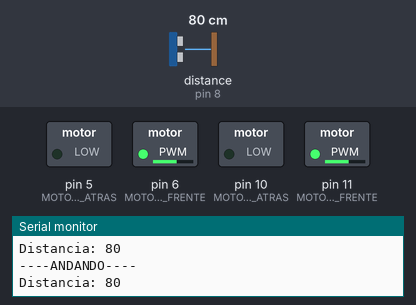
A sketch run on a simulated Arduino Uno, built with avr-gcc and run on an emulated ATmega328P. Parts: switched loads named in the sketch (green lamp = pin HIGH), the last lines printed to the serial monitor. Wiring (inferred from the names in the program): ultrasonic range finder: trigger pin 9; echo pin 8. The test bench sets the inputs (shaded band); at power-on: distance to the obstacle (sensor on pin 8) 80 cm. The echo pulse lasts 58.3 µs per cm; pins used as bus, display or sensor lines are not drawn.

Above: at 1.6 s.
1.7 s: distance to the obstacle (sensor on pin 8) set to 46 cm
3.2 s: distance to the obstacle (sensor on pin 8) set to 37 cm
At 4.1 s:
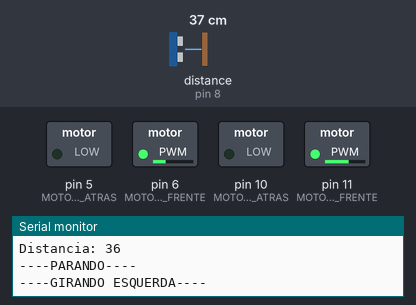
6.2 s: distance to the obstacle (sensor on pin 8) set to 120 cm
9.2 s: distance to the obstacle (sensor on pin 8) set to 2 cm
At 9.64 s:
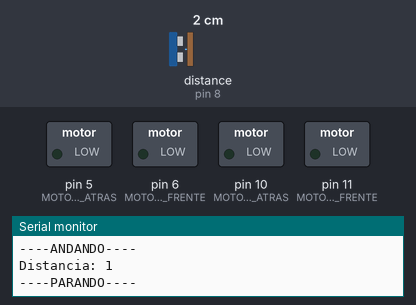
12.2 s: distance to the obstacle (sensor on pin 8) set to 153 cm
Timing chart, 0 to 15.2 s (numbered marks = the images above; inputs shaded):
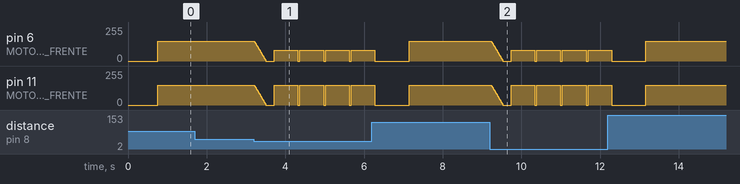

The sketch:

walle_da_peste_cod.ino
```cpp
// MOTORES DO ARDUINO
#define MOTOR_1_PWM_FRENTE 6
#define MOTOR_1_PWM_ATRAS 5

#define MOTOR_2_PWM_FRENTE 11
#define MOTOR_2_PWM_ATRAS 10

// SENSOR ULTRASONICO FRENTE
#define PINO_ECHO 8
#define PINO_TRIG  9

// VARIÁVEIS DE CONFIGURAÇÃO
#define VELOCIDADE_MAX 150
#define DISTANCIA_LIM 40
#define VELOCIDADE_DE_CURVA 150
#define VELOCIDADE_DE_DIFERENCIAL 80

int velocidade_atual = 0;

// FUNÇÃO BÁSICA DE SENSOR ULTRASONICO (AQUELE SENSORZINHO QUE PARECE UMA CAIXA DE SOM)
long ler_distancia_ultrasonica(int triggerPin, int echoPin){
  pinMode(triggerPin, OUTPUT);
  digitalWrite(triggerPin, LOW);
  delayMicroseconds(2);
  digitalWrite(triggerPin, HIGH);
  delayMicroseconds(10);
  digitalWrite(triggerPin, LOW);
  pinMode(echoPin, INPUT);

  long duracao = pulseIn(echoPin, HIGH, 20000);
  if (duracao == 0) return 999 / 0.01723; // Evita leituras falsas de zero (fora de alcance)
  return duracao;
}

// COLOCANDO O MOTOR PARA ANDAR A FRENTE
void andar_a_frente()
{
  // Garante que os pinos de marcha ré estão totalmente desligados
  analogWrite(MOTOR_1_PWM_ATRAS, 0);
  analogWrite(MOTOR_2_PWM_ATRAS, 0);

  // Acelera gradualmente a partir da velocidade atual real
  if (velocidade_atual < VELOCIDADE_MAX) {
    for(int i = velocidade_atual; i <= VELOCIDADE_MAX; i++)
    {
      velocidade_atual = i;
      analogWrite(MOTOR_1_PWM_FRENTE, velocidade_atual);
      analogWrite(MOTOR_2_PWM_FRENTE, velocidade_atual);
      delay(5);
    }
  }
}

void curva_a_esquerda()
{
  analogWrite(MOTOR_1_PWM_ATRAS, 0);
  analogWrite(MOTOR_2_PWM_ATRAS, 0);

  // Define os motores para a curva
  analogWrite(MOTOR_1_PWM_FRENTE, VELOCIDADE_DE_CURVA);
  analogWrite(MOTOR_2_PWM_FRENTE, VELOCIDADE_DE_DIFERENCIAL);

  // Sincroniza a variável com a maior velocidade aplicada nos motores
  velocidade_atual = VELOCIDADE_DE_CURVA;
}

void curva_a_direita()
{
  analogWrite(MOTOR_1_PWM_ATRAS, 0);
  analogWrite(MOTOR_2_PWM_ATRAS, 0);

  // Define os motores para a curva
  analogWrite(MOTOR_1_PWM_FRENTE, VELOCIDADE_DE_DIFERENCIAL);
  analogWrite(MOTOR_2_PWM_FRENTE, VELOCIDADE_DE_CURVA);

  // Sincroniza a variável com a maior velocidade aplicada nos motores
  velocidade_atual = VELOCIDADE_DE_CURVA;
}

void parar()
{
  // Vai diminuindo a velocidade até zero gradualmente
  for(int i = velocidade_atual; i >= 0; i -= 5)
  {
    velocidade_atual = i;
    analogWrite(MOTOR_1_PWM_FRENTE, velocidade_atual);
    analogWrite(MOTOR_2_PWM_FRENTE, velocidade_atual);
    delay(10);
  }

  // Força ambos os pinos de ambos os motores a ficarem em ZERO (Freio)
  analogWrite(MOTOR_1_PWM_FRENTE, 0);
  analogWrite(MOTOR_1_PWM_ATRAS, 0);
  analogWrite(MOTOR_2_PWM_FRENTE, 0);
  analogWrite(MOTOR_2_PWM_ATRAS, 0);
  velocidade_atual = 0;
}

void setup() {
  Serial.begin(9600);

  // Configura os pinos dos motores como saídas
  pinMode(MOTOR_1_PWM_FRENTE, OUTPUT);
  pinMode(MOTOR_1_PWM_ATRAS, OUTPUT);
  pinMode(MOTOR_2_PWM_FRENTE, OUTPUT);
  pinMode(MOTOR_2_PWM_ATRAS, OUTPUT);
}

void loop() {
  // AQUI ESTÁ CALCULANDO A DISTANCIA DO OBJETO DETECTADO
  int distancia_frente = 0.01723 * ler_distancia_ultrasonica(PINO_TRIG, PINO_ECHO);

  Serial.print("Distancia: ");
  Serial.println(distancia_frente);

  // SE A DISTANCIA DO OBJETO FOR MAIOR QUE A DISTANCIA LIMITE, VÁ A FRENTE.
  if(distancia_frente > DISTANCIA_LIM)
  {
    Serial.println("----ANDANDO----");
    andar_a_frente();
  }
  else // SE NÃO CAIR NO OUTRO IF, CAI NESSE AQUI
  {
    Serial.println("----PARANDO----");
    parar();
    delay(200); // Pequena pausa para estabilizar o robô físico antes de girar

    // Gira até encontrar o caminho livre
    int calc_distancia = 0.01723 * ler_distancia_ultrasonica(PINO_TRIG, PINO_ECHO);

    while (calc_distancia <= DISTANCIA_LIM)
    {
      Serial.println("----GIRANDO ESQUERDA----");
      curva_a_direita();
      delay(600); // Gira em pequenos passos para não passar do ponto ideal

      // Para o motor brevemente para fazer uma leitura limpa do sensor (sem ruído elétrico/vibração)
      analogWrite(MOTOR_1_PWM_FRENTE, 0);
      analogWrite(MOTOR_2_PWM_FRENTE, 0);
      delay(50);

      calc_distancia = 0.01723 * ler_distancia_ultrasonica(PINO_TRIG, PINO_ECHO);
    }

    // Antes de voltar ao loop principal, zera a velocidade atual para que a aceleração
    // da função andar_a_frente() comece do zero corretamente
    velocidade_atual = 0;
  }

  delay(50);
}
```

Measured:
- the behaviour switches between 42 and 41 cm on distance to the obstacle (sensor on pin 8) (found by bisection; images 0 and 1)
- after the input at 3.2 s, pin 11 (MOTOR_2_PWM_FRENTE): ramps from 150/255 to 0/255 and jumps back, once every 0.65 s
- after the input at 9.2 s, pin 11 (MOTOR_2_PWM_FRENTE): ramps from 150/255 to 0/255 and jumps back, once every 0.65 s
